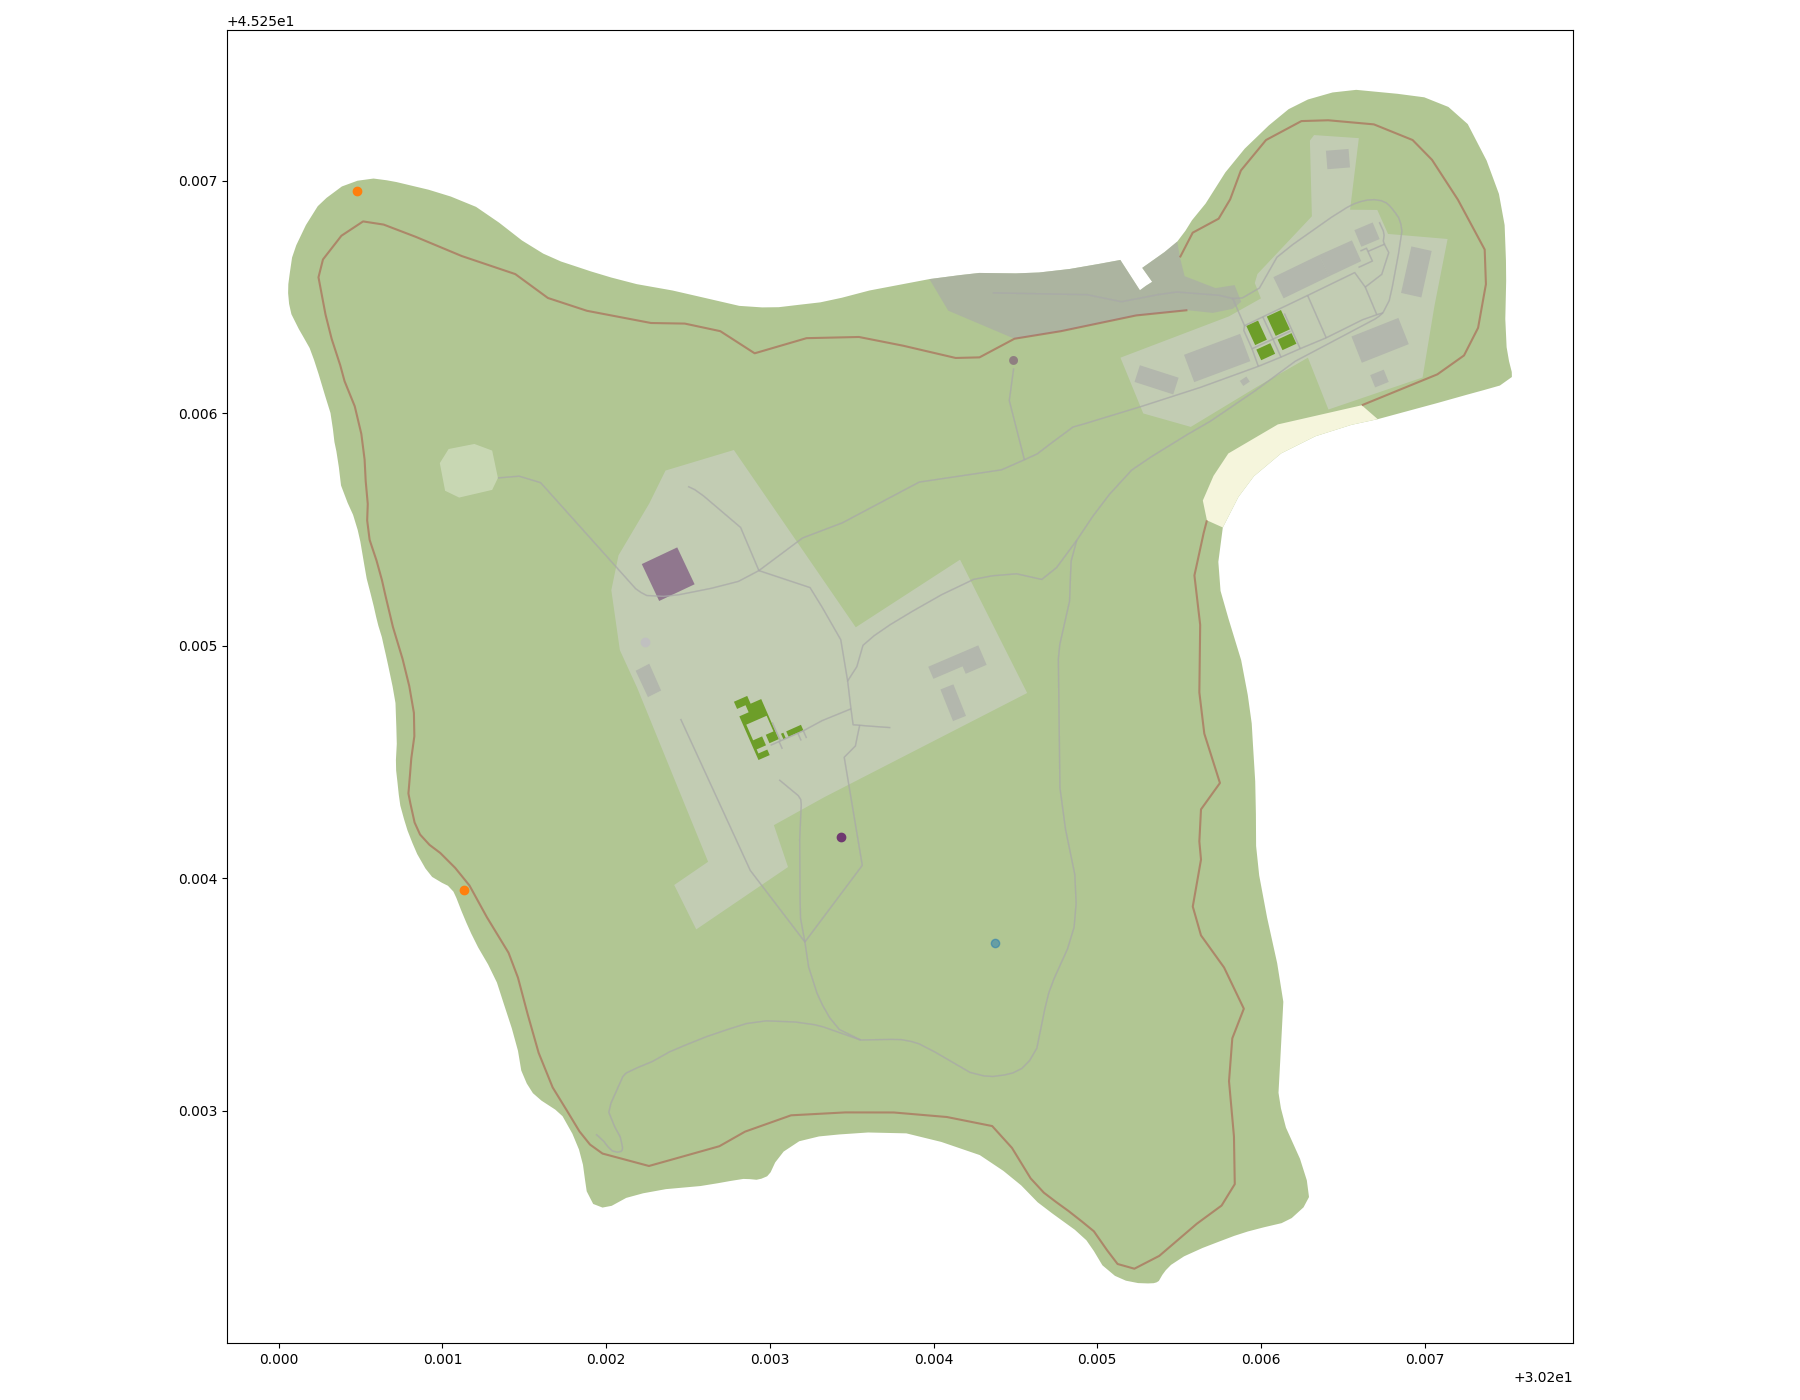

Recreate this plot in Python.
"""30 Day Map Challenge | Day 05: Ukraine (254 days...)

For Day 05: Ukraine I was really undecided what to do without
doing something obvious and might have ended up doing something
obvious: Snake Island. Since I'm trying to solve all 30 days 
with Python, I thought it might be appropriate to do Snake Island
or Zmiinyi Island.
"""

import osmnx as ox
import matplotlib.pyplot as plt

# We set the place we want to look up OSM data in
# and get the outline to work with later on
place = "Zmiinyi Island"
base = ox.geocode_to_gdf(place)

# Setting up tags (should simplify here...)
buildings = {"building": True, "landuse":"harbour"}
greenery = {"leisure":True, "landuse":"grass"}
man_made_structures = {"man_made":"monitoring_station", "landuse":"residential"}
beach = {"natural":"beach"}
historic = {"historic":True}
tourism = {"tourism":True}
lattice = {"man_made":"mast"}
helipad = {"aeroway":"helipad"}
cliff = {"natural":"cliff"}

# Let's get the roads which come with nodes and edges
# Only edges looks cleaner, so we ditch the nodes
_, edges = ox.graph_to_gdfs(ox.graph_from_place(place))

# Writing a function to get the geometries...
def get_geoms(tags, place = place):
    return ox.geometries_from_place(place, tags)

# aaaaand plot (and also simplify)!
fig, ax = plt.subplots(figsize=(18,14))
base.plot(ax=ax, facecolor="#b1c693")
edges.plot(ax=ax, linewidth=1, edgecolor="darkgray", alpha=0.5)
get_geoms(man_made_structures).plot(ax=ax, facecolor="lightgray", alpha=0.5)
get_geoms(buildings).plot(ax=ax, facecolor="darkgray", alpha=0.6)
get_geoms(greenery).plot(ax=ax, facecolor="#6d9e29", alpha=1)
get_geoms(historic).plot(ax=ax, facecolor="#6f3970") # Greek Temple to Achilles
get_geoms(tourism).plot(ax=ax, facecolor="#6f3970", alpha=0.5)
get_geoms(beach).plot(ax=ax, facecolor="beige")
get_geoms(lattice).plot(ax=ax, facecolor="silver")
get_geoms(helipad).plot(ax=ax, facecolor="white", alpha=0.3)
get_geoms(cliff).plot(ax=ax, edgecolor="brown", alpha=0.4)

ax.set_facecolor("white")
plt.tight_layout()

plt.show()
#plt.savefig("Day05/Day05_Ukraine.png")
